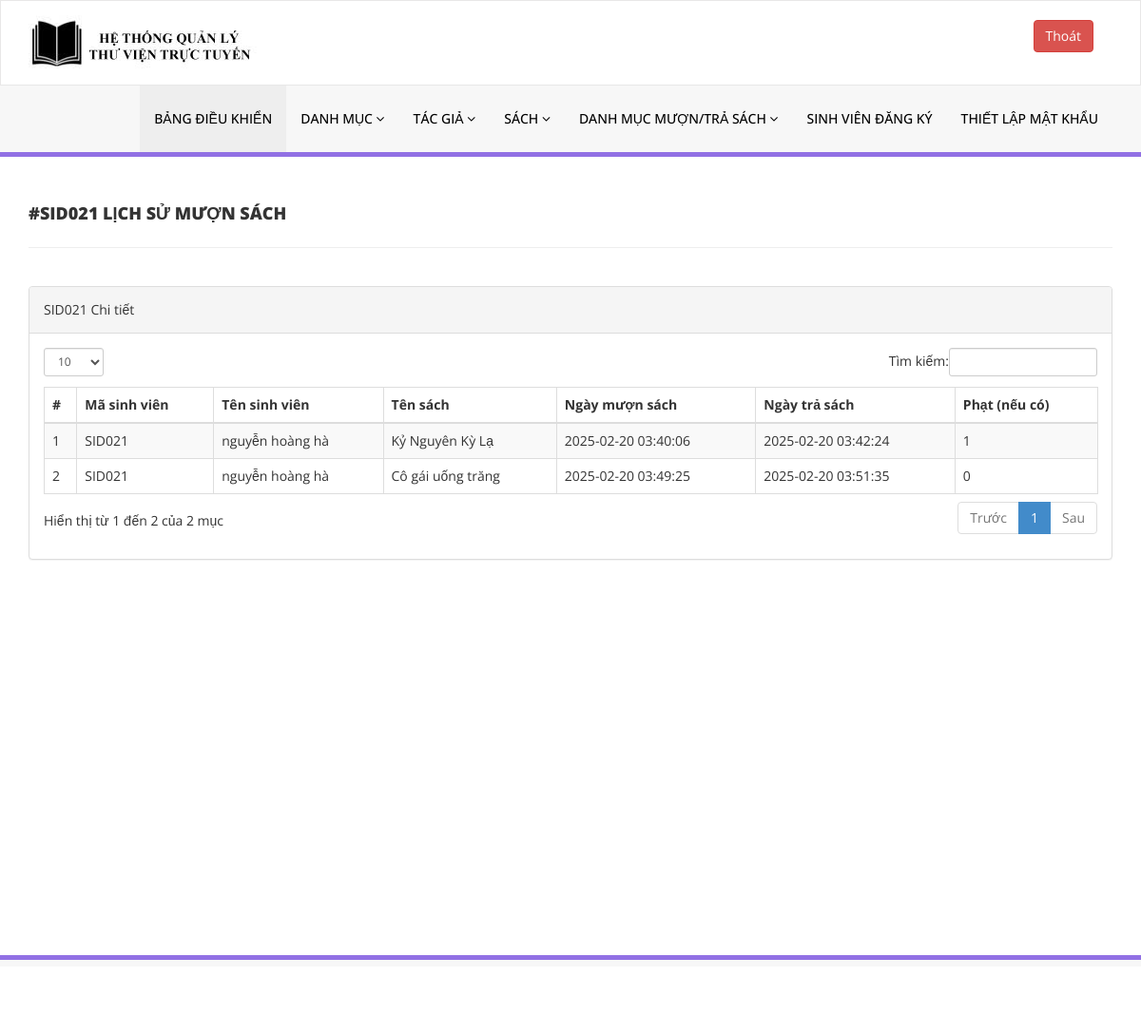
Page /library/admin/student-history.php?stdid=SID021 (signed in) on the committed database.
### tables this page shows
CREATE TABLE `tblissuedbookdetails` (
  `id` int(11) NOT NULL,
  `BookId` int(11) DEFAULT NULL,
  `StudentID` varchar(150) DEFAULT NULL,
  `IssuesDate` timestamp NULL DEFAULT current_timestamp(),
  `ReturnDate` timestamp NULL DEFAULT NULL ON UPDATE current_timestamp(),
  `RetrunStatus` int(1) DEFAULT NULL,
  `fine` int(11) DEFAULT NULL,
  `remark` mediumtext NOT NULL
);

CREATE TABLE `tblstudents` (
  `id` int(11) NOT NULL,
  `StudentId` varchar(100) DEFAULT NULL,
  `FullName` varchar(120) DEFAULT NULL,
  `EmailId` varchar(120) DEFAULT NULL,
  `MobileNumber` char(11) DEFAULT NULL,
  `Password` varchar(120) DEFAULT NULL,
  `Status` int(1) DEFAULT NULL,
  `RegDate` timestamp NULL DEFAULT current_timestamp(),
  `UpdationDate` timestamp NULL DEFAULT NULL ON UPDATE current_timestamp()
);

CREATE TABLE `tblbooks` (
  `id` int(11) NOT NULL,
  `BookName` varchar(255) DEFAULT NULL,
  `CatId` int(11) DEFAULT NULL,
  `AuthorId` int(11) DEFAULT NULL,
  `ISBNNumber` varchar(25) DEFAULT NULL,
  `BookPrice` decimal(10,2) DEFAULT NULL,
  `bookImage` varchar(250) NOT NULL,
  `isIssued` int(1) DEFAULT NULL,
  `RegDate` timestamp NULL DEFAULT current_timestamp(),
  `UpdationDate` timestamp NULL DEFAULT NULL ON UPDATE current_timestamp(),
  `bookQty` int(11) DEFAULT NULL
);

### library/admin/student-history.php (the view, shortened to what this page needs)
<?php
include('includes/config.php');
if(strlen($_SESSION['alogin'])==0)
    {
header('location:index.php');
}
else{
    ?>
<!DOCTYPE html>
<html xmlns="http://www.w3.org/1999/xhtml">
<head>
    <link href="assets/css/bootstrap.css" rel="stylesheet" />
    <link href="assets/css/font-awesome.css" rel="stylesheet" />
    <link href="assets/js/dataTables/dataTables.bootstrap.css" rel="stylesheet" />
    <link href="assets/css/style.css" rel="stylesheet" />
</head>
<body>
<?php include('includes/header.php');?>
    <div class="content-wrapper">
         <div class="container">
        <div class="row pad-botm">
            <div class="col-md-12">
                <?php $sid=$_GET['stdid']; ?>
                <h4 class="header-line">#<?php echo $sid;?> LỊCH SỬ MƯỢN SÁCH</h4>
    </div>
        </div>
            <div class="row">
                <div class="col-md-12">
                    <div class="panel panel-default">
                        <div class="panel-heading">
<?php echo $sid;?> Chi tiết
                        </div>
                        <div class="panel-body">
                            <div class="table-responsive">
                                <table class="table table-striped table-bordered table-hover" id="dataTables-example">
                                    <thead>
                                        <tr>
                                            <th>#</th>
                                            <th>Mã sinh viên</th>
                                            <th>Tên sinh viên</th>
                                            <th>Tên sách </th>
                                            <th>Ngày mượn sách</th>
                                            <th>Ngày trả sách</th>
                                            <th>Phạt (nếu có)</th>
                                        </tr>
                                    </thead>
                                    <tbody>
<?php
$sql = "SELECT tblstudents.StudentId ,tblstudents.FullName,tblstudents.EmailId,tblstudents.MobileNumber,tblbooks.BookName,tblbooks.ISBNNumber,tblissuedbookdetails.IssuesDate,tblissuedbookdetails.ReturnDate,tblissuedbookdetails.id as rid,tblissuedbookdetails.fine,tblissuedbookdetails.RetrunStatus,tblbooks.id as bid,tblbooks.bookImage from  tblissuedbookdetails join tblstudents on tblstudents.StudentId=tblissuedbookdetails.StudentId join tblbooks on tblbooks.id=tblissuedbookdetails.BookId where tblstudents.StudentId='$sid' ";
$query = $dbh -> prepare($sql);
$query->execute();
$results=$query->fetchAll(PDO::FETCH_OBJ);
$cnt=1;
if($query->rowCount() > 0)
{
foreach($results as $result)
{               ?>
                                        <tr class="odd gradeX">
                                            <td class="center"><?php echo htmlentities($cnt);?></td>
                                            <td class="center"><?php echo htmlentities($result->StudentId);?></td>
                                            <td class="center"><?php echo htmlentities($result->FullName);?></td>
                                            <td class="center"><?php echo htmlentities($result->BookName);?></td>
                                            <td class="center"><?php echo htmlentities($result->IssuesDate);?></td>
                                            <td class="center"><?php if($result->ReturnDate==''): echo "Not returned yet";
                                            else: echo htmlentities($result->ReturnDate); endif;?></td>
                                             <td class="center"><?php if($result->ReturnDate==''): echo "Not returned yet";
                                              else: echo $result->fine; endif;
                                             ?></td>
                                        </tr>
 <?php $cnt=$cnt+1;}} ?>
                                    </tbody>
                                </table>
                            </div>
                        </div>
                    </div>
                </div>
            </div>
    </div>
    </div>
  <?php include('includes/footer.php');?>
</body>
</html>
<?php } ?>

### library/admin/assets/css/style.css (style rules this page uses)
.content-wrapper { margin-top: 40px; min-height:800px; padding-bottom:90px; }
.header-line { font-weight:900; padding-bottom:25px; border-bottom:1px solid #eeeeee; text-transform:uppercase; }
.pad-botm { padding-bottom:30px; }

### rows in the picture
tblissuedbookdetails: tblstudents.StudentId "SID021", tblstudents.FullName "nguyễn hoàng hà", BookId.BookName "Kỷ Nguyên Kỳ Lạ", IssuesDate "2025-02-20 03:40:06", ReturnDate "2025-02-20 03:42:24", fine "1"
tblissuedbookdetails: tblstudents.StudentId "SID021", tblstudents.FullName "nguyễn hoàng hà", BookId.BookName "Cô gái uống trăng", IssuesDate "2025-02-20 03:49:25", ReturnDate "2025-02-20 03:51:35", fine "0"

### other values in the picture
$sid "SID021"
